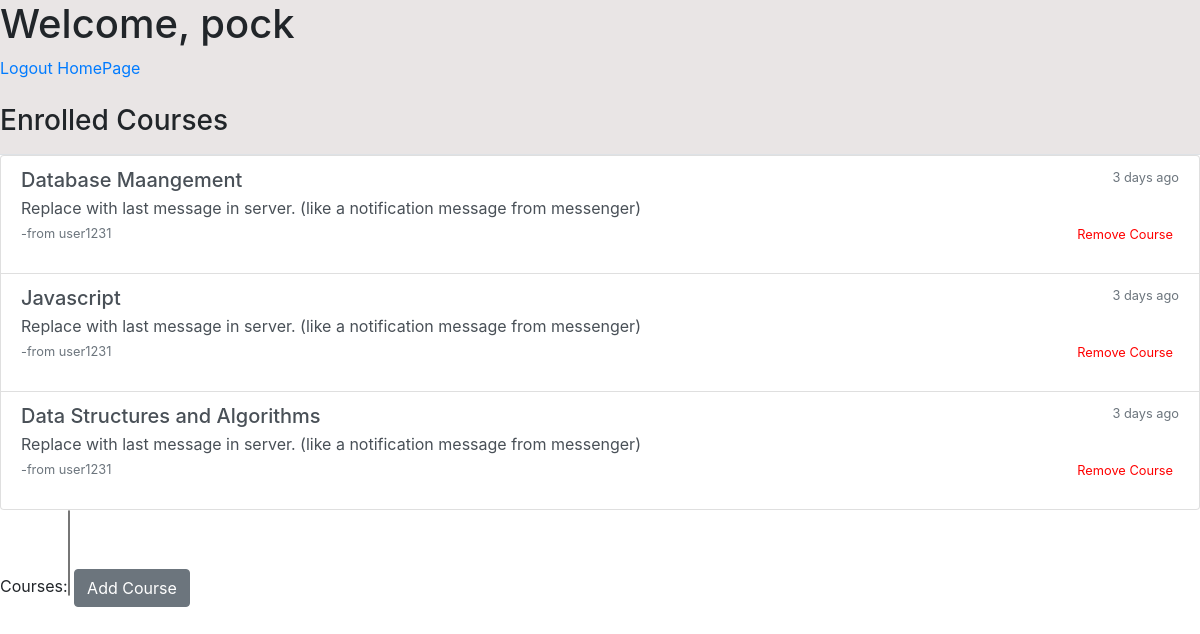
/accounts/dashboard/ (signed in), run on the app's committed database.
### accounts/models.py (models this page shows, shortened)
class Course(models.Model):
    subject = models.CharField(max_length=50)
    title = models.CharField(max_length=50)
    professor = models.CharField(max_length=50)
    section = models.PositiveSmallIntegerField()
    crn = models.PositiveSmallIntegerField()
    documents = models.ManyToManyField(Document)

### accounts/views.py (the view)
@login_required
def dashboard_view(request):
    user_id = request.user.id
    student_profile = UserProfile.objects.filter(user_id=user_id)[0]
    enrolled_courses = student_profile.courses.all()
    all_courses = Course.objects.all()
    not_enrolled_courses = all_courses.difference(enrolled_courses)
    if request.method == 'POST':
        form = CourseForm(request.POST, courses=not_enrolled_courses)
        if form.is_valid():
            static_profile = UserProfile.objects.get(user=student_profile.user)
            static_profile.courses.add(*form['courses'].value())
        else:
            print(form.errors)
            raise Http404
    else:
        form = CourseForm(courses=not_enrolled_courses)
    return render(request, 'dashboard.html', {'enrolled_courses':enrolled_courses, 'form':form})

### accounts/forms.py
class CourseForm(forms.ModelForm):
    class Meta:
        model = UserProfile
        exclude = ('user',)
    def __init__(self, *args, **kwargs):
        self.courses=kwargs.pop('courses', None)
        super(CourseForm, self).__init__(*args, **kwargs)
        self.fields['courses'].queryset = self.courses

### accounts/templates/dashboard.html (shortened to what this page needs)
<link rel="stylesheet" href="https://stackpath.bootstrapcdn.com/bootstrap/4.3.1/css/bootstrap.min.css">
{% extends 'index.html' %}
{% block content %}
    <div style="background-color:E9E5E5">
        <h1>Welcome, {{user.username}}</h1>
        <a href = "{% url 'logout' %}">Logout</a>
        <a href = "{% url 'home' %}">HomePage</a>
        <div class="pb-2 mt-4 border-bottom">
            <h3>Enrolled Courses</h3>
        </div>
    </div>
    {% include 'class_list.html' %}
    <div class="add_course_container" style="display: flex;flex-wrap: wrap;">
        <form method = 'post' action="{% url 'dashboard' %}">
            {{ form }}
        <button type="submit" class="btn btn-secondary">Add Course</button>
        </form>
    </div>
{% endblock %}

### accounts/templates/class_list.html (shortened to what this page needs)
<link rel="stylesheet" href="https://stackpath.bootstrapcdn.com/bootstrap/4.3.1/css/bootstrap.min.css">
<div class="list-group">
  {% for crs in enrolled_courses %}
    <a href="{% url 'course_server' crs.title%}" class="list-group-item list-group-item-action flex-column align-items-start">
      <div class="d-flex w-100 justify-content-between">
        <h5 class="mb-1">{{ crs.title}}</h5>
        <small class="text-muted">3 days ago</small>
      </div>
      <p class="mb-1">Replace with last message in server. (like a notification message from messenger)</p>
      <div class="d-flex w-100 justify-content-between">
        <small class="text-muted">-from user1231</small>
        <form action="{% url 'remove' %}" method="POST">
          <small><button style = "background:none;border:none;color: red;" name = "remove_value" value = "{{crs.title}}">Remove Course</button></small>
        </form>
      </div>
    </a>
  {% endfor %}
</div>

### data on the page
Course: title "Database Maangement"
Course: title "Javascript"
Course: title "Data Structures and Algorithms"

### other printed values
{{ user.username }} "pock"
